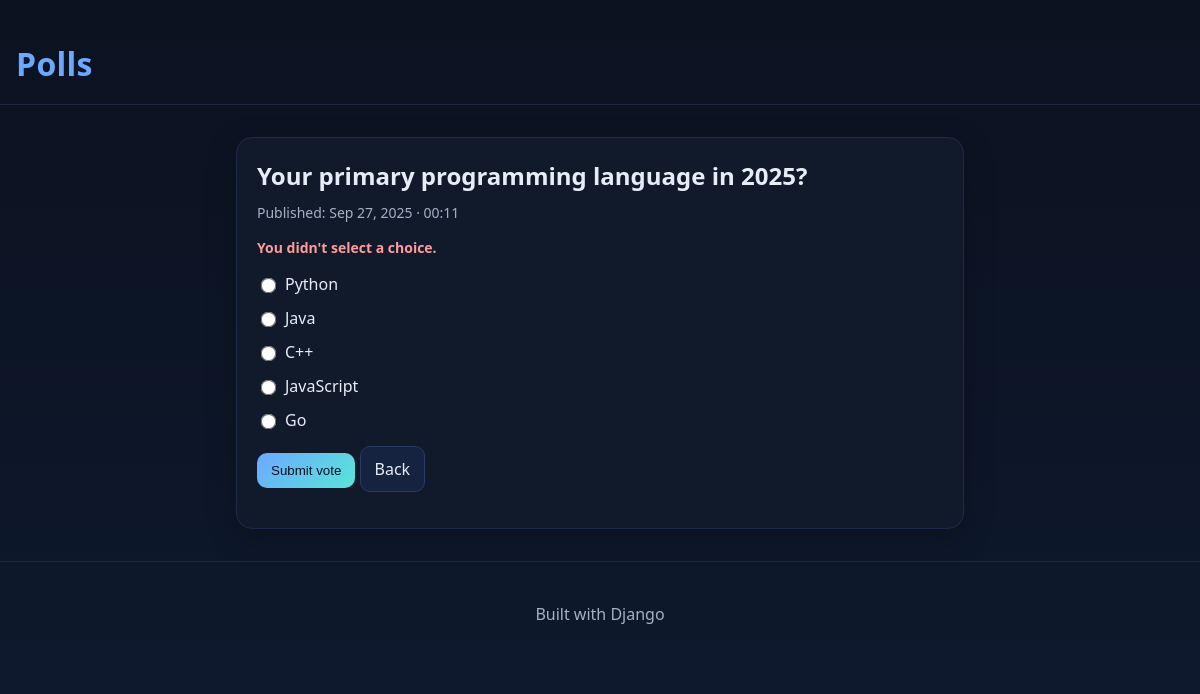
Page /polls/10/vote/ on the committed database.
### polls/models.py (models this page shows, shortened)
class Question(models.Model):
    question_text = models.CharField(max_length=200)
    pub_date = models.DateTimeField("date published")

class Choice(models.Model):
    question = models.ForeignKey(Question, on_delete=models.CASCADE, related_name="choices")
    choice_text = models.CharField(max_length=200)
    votes = models.IntegerField(default=0)

### polls/views.py (the view)
# urls.py: path("<int:question_id>/vote/", views.vote, name="vote"),
def vote(request, question_id):
    question = get_object_or_404(Question, pk=question_id)
    try:
        selected_choice = question.choices.get(pk=request.POST["choice"])
    except (KeyError, Choice.DoesNotExist):
        return render(request, "polls/detail.html", {
            "question": question,
            "error_message": "You didn't select a choice.",
        })
    else:
        selected_choice.votes += 1
        selected_choice.save()
        return HttpResponseRedirect(reverse("polls:results", args=(question.id,)))

### polls/templates/polls/detail.html (shortened to what this page needs)
﻿{% extends "base.html" %}
{% block content %}
  <div class="card">
    <h2>{{ question.question_text }}</h2>
    <p class="meta">Published: {{ question.pub_date|date:"M j, Y · H:i" }}</p>
    {% if error_message %}<p class="small" style="color:#ff9b9b;"><strong>{{ error_message }}</strong></p>{% endif %}
    <form action="{% url 'polls:vote' question.id %}" method="post">
      {% for choice in question.choices.all %}
        <label class="radio">
          <input type="radio" name="choice" value="{{ choice.id }}">
          <span>{{ choice.choice_text }}</span>
        </label>
      {% endfor %}
      <div style="margin-top:14px;">
        <button class="btn primary" type="submit">Submit vote</button>
        <a class="btn" href="{% url 'polls:index' %}">Back</a>
      </div>
    </form>
  </div>
{% endblock %}

### polls/static/polls/styles.css (style rules this page uses)
* { box-sizing:border-box }
body { margin:0;background:linear-gradient(180deg,var(--bg),#0f1a2f);color:var(--text);font:16px/1.5 system-ui,Segoe UI,Roboto,sans-serif }
a { color:var(--accent);text-decoration:none }
.card { background:var(--panel);border:1px solid #1e2a49;border-radius:16px;padding:20px;box-shadow:0 8px 30px rgba(0,0,0,.25) }
.card h2 { margin:0 0 8px }
.meta { color:var(--muted);font-size:14px;margin-top:4px }
.btn { display:inline-block;padding:10px 14px;border-radius:10px;border:1px solid #2a3a62;background:#152240;color:var(--text);cursor:pointer }
.btn.primary { background:linear-gradient(135deg,var(--accent),var(--accent-2));color:#051022;border:none }
.radio { display:flex;align-items:center;margin:10px 0 }
.radio input { margin-right:10px;transform:scale(1.2) }
.small { font-size:14px;color:var(--muted) }

### rows in the picture
Question: question_text "Your primary programming language in 2025?", pub_date "Sep 27, 2025 · 00:11"
Choice: choice_text "Python"
Choice: choice_text "Java"
Choice: choice_text "C++"
Choice: choice_text "JavaScript"
Choice: choice_text "Go"

### other values in the picture
{{ error_message }} "You didn't select a choice."
